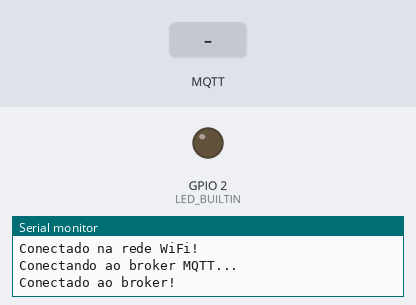
The program below on a simulated ESP32. On the bench: output pins drawn as LEDs (lit = HIGH), the last lines printed to the serial monitor. The inputs (shaded band) are chosen by the test bench. WiFi joins after 1.5 s; servers stay silent unless stated; no MQTT or app messages arrive unless stated.

Above: at 2.7 s.
2.8 s: MQTT message "on" arrives on the first subscribed topic
At 3.2 s:
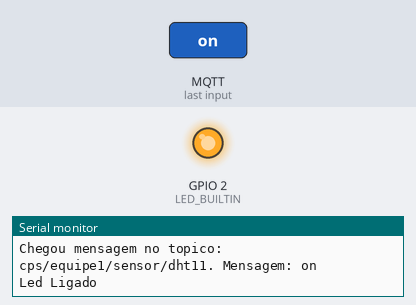
7.3 s: MQTT message "off" arrives on the first subscribed topic
At 7.7 s:
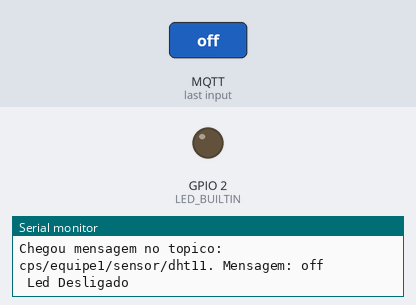
Timing chart, 0 to 9.8 s (numbered marks = the images above; inputs shaded):
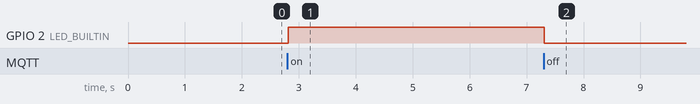

The program:

main.cpp
```cpp
#include <WiFi.h>
#include <PubSubClient.h>
#include <ArduinoJson.h>

#define RX 16
#define TX 17

const char *ssid = "";
const char *password = "";
const char *mqttServer = "broker.hivemq.com";
const int mqttPort = 1883;
const char *mqttUser = "";
const char *mqttPassword = "";
const char *topico = "cps/equipe1/sensor/dht11";

WiFiClient espClient;
PubSubClient client(espClient);

char mensagem[128];

void reconectabroker();
void callback(char *, byte *, unsigned int);

void setup()
{
  pinMode(LED_BUILTIN, OUTPUT);
  Serial.begin(115200);
  Serial2.begin(115200, SERIAL_8N1, RX, TX);

  WiFi.begin(ssid, password, 6);

  while (WiFi.status() != WL_CONNECTED)
  {
    delay(500);
    Serial.println("Iniciando conexao com a rede WiFi..");
  }

  Serial.println("Conectado na rede WiFi!");
  client.setCallback(callback);
}

void loop()
{
  if (!client.connected())
  {
    reconectabroker();
  }

  client.loop();

  if (Serial2.available())
  {
    String message = Serial2.readStringUntil('\n');

    int separator = message.indexOf(",");

    String temp = message.substring(0, separator);
    String hum = message.substring(separator + 1);

    JsonDocument doc;

    doc["temp"] = temp.toFloat();
    doc["hum"] = hum.toFloat();

    char jsonBuffer[200];

    serializeJson(doc, jsonBuffer);

    client.publish(topico, jsonBuffer);

    Serial.println(jsonBuffer);
  }

  delay(20);
}

void reconectabroker()
{
  client.setServer(mqttServer, mqttPort);
  while (!client.connected())
  {
    Serial.println("Conectando ao broker MQTT...");
    if (client.connect(
            "esp32-gateway",
            mqttUser,
            mqttPassword,
            "cps/equipe1/status",
            1,
            true,
            "offline"))
    {
      Serial.println("Conectado ao broker!");
      client.subscribe(topico);
      client.publish(
          "cps/equipe1/status",
          "online",
          true);
    }
    else
    {
      Serial.print("Falha na conexao ao broker - Estado: ");
      Serial.print(client.state());
      delay(4000);
    }
  }
}

void callback(char *topic, byte *payload, unsigned int length)
{
  Serial.println("Chegou mensagem no topico: ");
  Serial.print(topic);
  Serial.print(". Mensagem: ");
  String messageTemp;

  for (int i = 0; i < length; i++)
  {
    Serial.print((char)payload[i]);
    messageTemp += (char)payload[i];
  }
  Serial.println();

  if (String(topic) == topico)
  {
    messageTemp.toLowerCase();
    if (messageTemp == "on")
    {
      Serial.println("Led Ligado");
      digitalWrite(LED_BUILTIN, HIGH);
    }
    else if (messageTemp == "off")
    {
      Serial.println(" Led Desligado");
      digitalWrite(LED_BUILTIN, LOW);
    }
    else
    {
    }
  }
}
```

Measured:
- after the input at 2.8 s, GPIO 2 (LED_BUILTIN): LOW → HIGH at once
- after the input at 7.3 s, GPIO 2 (LED_BUILTIN): HIGH → LOW at once
